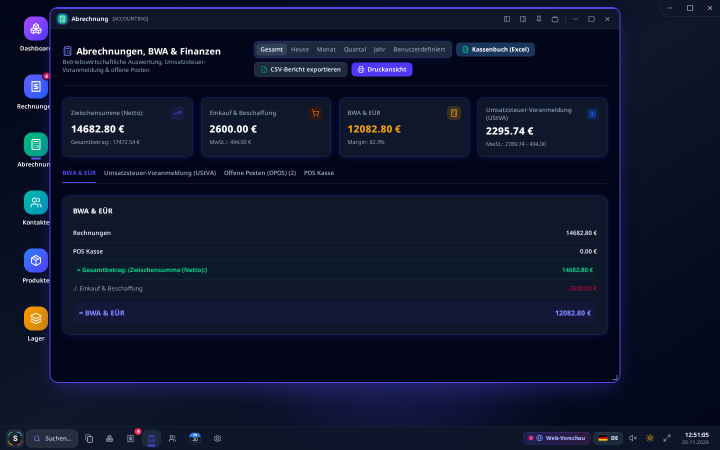
#> input picture docs/parity/ts-accounting-dark-1440.png, 1440 x 900 px, given in place of ts-dashboard-light-1440.png, which was not available (shown at 1/2 size)
$ python parity_diff.py
#> lines starting #> are read from the running program, lines starting #| are printed output that depends on the picture
#!/usr/bin/env python3
"""Score the Rust screenshots against the TypeScript reference at 1440x900.

The score is a normalized pixel-difference score: 100 means identical RGB,
0 means maximally different. SSIM is reported separately because a pixel score
punishes the intentionally different window chrome and the bundled font.
"""
from __future__ import annotations

import csv
import json
from pathlib import Path

import cv2
import numpy as np
from PIL import Image

ROOT = Path(__file__).resolve().parent
VIEWS = ["dashboard", "invoices", "contacts", "settings", "command-palette",
         "products", "pos", "calendar", "accounting", "purchases", "docs"]
THEMES = ["light", "dark"]
WINDOW_BOX = (100, 15, 1240, 765)


def load(path: Path) -> np.ndarray:
    image = Image.open(path).convert("RGB")
    return np.asarray(image, dtype=np.float32)


def ssim(left: np.ndarray, right: np.ndarray) -> float:
    left = cv2.cvtColor(left, cv2.COLOR_RGB2GRAY).astype(np.float64)
    right = cv2.cvtColor(right, cv2.COLOR_RGB2GRAY).astype(np.float64)
    c1, c2 = (0.01 * 255) ** 2, (0.03 * 255) ** 2
    mu_l = cv2.GaussianBlur(left, (11, 11), 1.5)
    mu_r = cv2.GaussianBlur(right, (11, 11), 1.5)
    mu_l2, mu_r2, mu_lr = mu_l * mu_l, mu_r * mu_r, mu_l * mu_r
    sigma_l = cv2.GaussianBlur(left * left, (11, 11), 1.5) - mu_l2
    sigma_r = cv2.GaussianBlur(right * right, (11, 11), 1.5) - mu_r2
    sigma_lr = cv2.GaussianBlur(left * right, (11, 11), 1.5) - mu_lr
    index = ((2 * mu_lr + c1) * (2 * sigma_lr + c2)) / (
        (mu_l2 + mu_r2 + c1) * (sigma_l + sigma_r + c2)
    )
    return float(index.mean())


def score(left: np.ndarray, right: np.ndarray) -> dict[str, float]:
    delta = np.abs(left - right)
    mae = float(delta.mean())
    per_pixel = delta.mean(axis=2)
    return {
        "pixel_score": round(100 * (1 - mae / 255), 2),
        "mae": round(mae, 2),
        "close_pixels": round(float((per_pixel <= 16).mean() * 100), 2),
        "ssim": round(ssim(left, right), 4),
    }


def main() -> None:
    rows = []
    for view in VIEWS:
        for theme in THEMES:
            ts_path = ROOT / f"ts-{view}-{theme}-1440.png"
            rust_path = ROOT / f"rust-{view}-{theme}-1440.png"
            ts, rust = load(ts_path), load(rust_path)
#> in load, image is the input picture: PIL image 1440x900 RGB; mean R, G, B 15.1, 21.8, 45.3
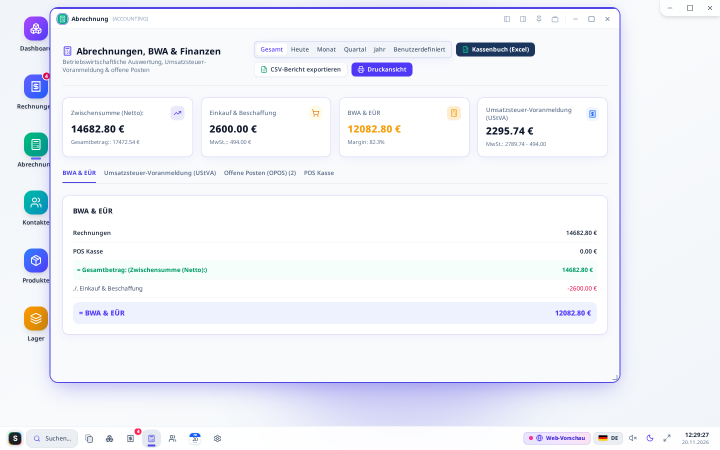
#> input picture docs/parity/ts-accounting-light-1440.png, 1440 x 900 px, given in place of rust-dashboard-light-1440.png, which was not available (shown at 1/2 size)
#> in load, image is the input picture: PIL image 1440x900 RGB; mean R, G, B 239.8, 241.9, 248.5
            if ts.shape != rust.shape:
                raise SystemExit(f"shape mismatch: {ts_path.name} {ts.shape} vs {rust_path.name} {rust.shape}")
            full = score(ts, rust)
#> in score, `delta = np.abs(left - right)`:
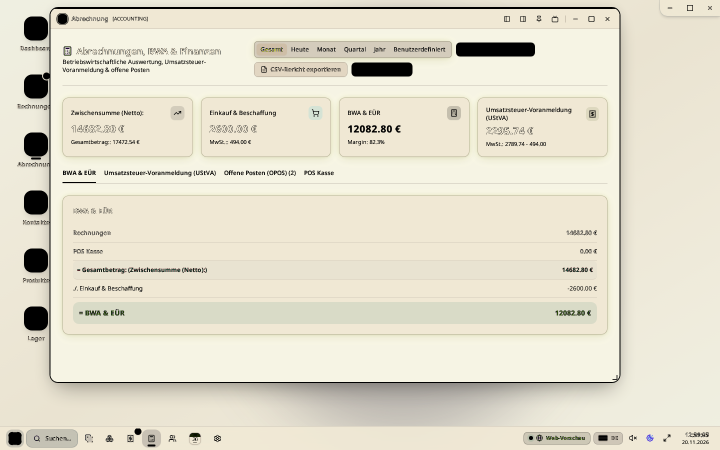
#> delta: shape (900, 1440, 3) float32 (shown at 1/2 size); mean R, G, B 226.9, 220.5, 203.4
#> in score, `mae = float(delta.mean())`: mae = 218
#> in ssim, `index = ((2 * mu_lr + c1) * (2 * sigma_lr + c2)) / ( (mu_l2 + mu_r2 + ..`:
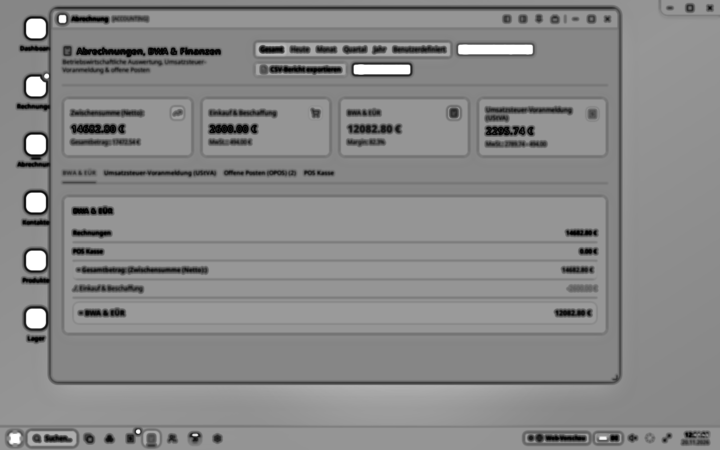
#> index: shape (900, 1440) float64 (shown at 1/2 size); min -0.993, max 1, mean 0.0722; drawn with min black and max white
#> full = {'pixel_score': 14.51, 'mae': 218, 'close_pixels': 2.61, 'ssim': 0.0722}
            left, top, right, bottom = WINDOW_BOX
            window = score(ts[top:bottom, left:right], rust[top:bottom, left:right])
#> in score (call 2), `delta = np.abs(left - right)`:
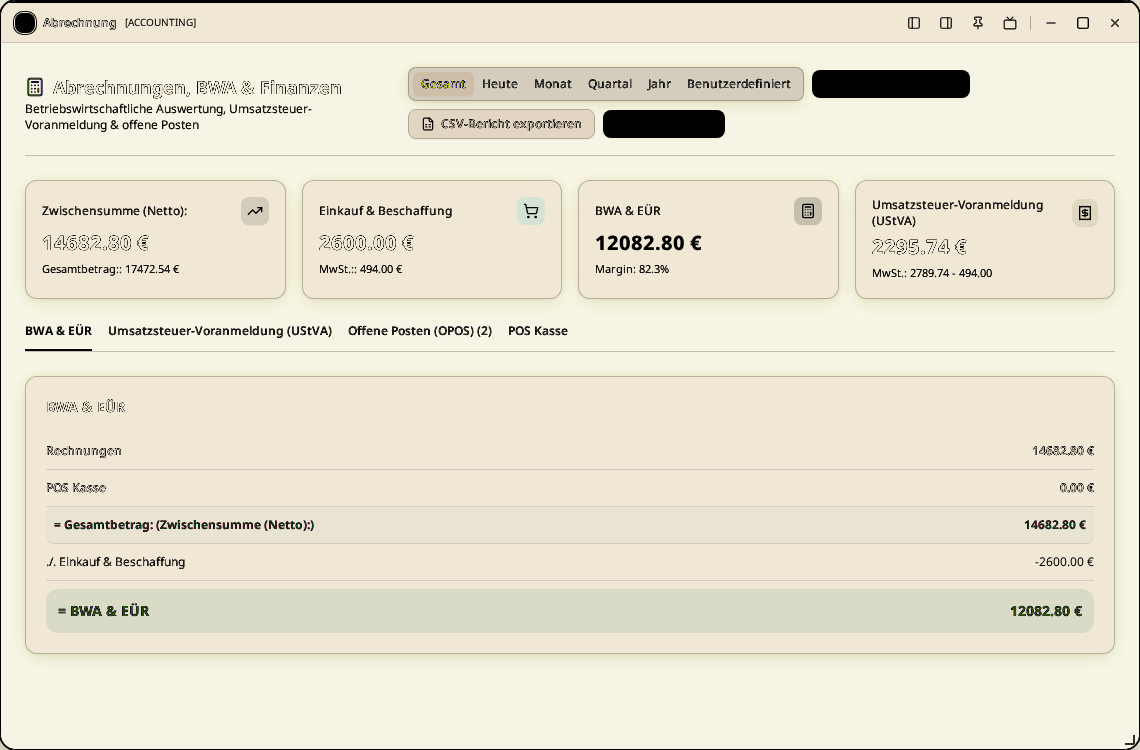
#> delta: shape (750, 1140, 3) float32; mean of channels 0, 1, 2 231.4, 225.5, 206.4; drawn as R, G, B
#> in score (call 2), `mae = float(delta.mean())`: mae = 222.2
#> in ssim (call 2), `mu_l2, mu_r2, mu_lr = mu_l * mu_l, mu_r * mu_r, mu_l * mu_r`:
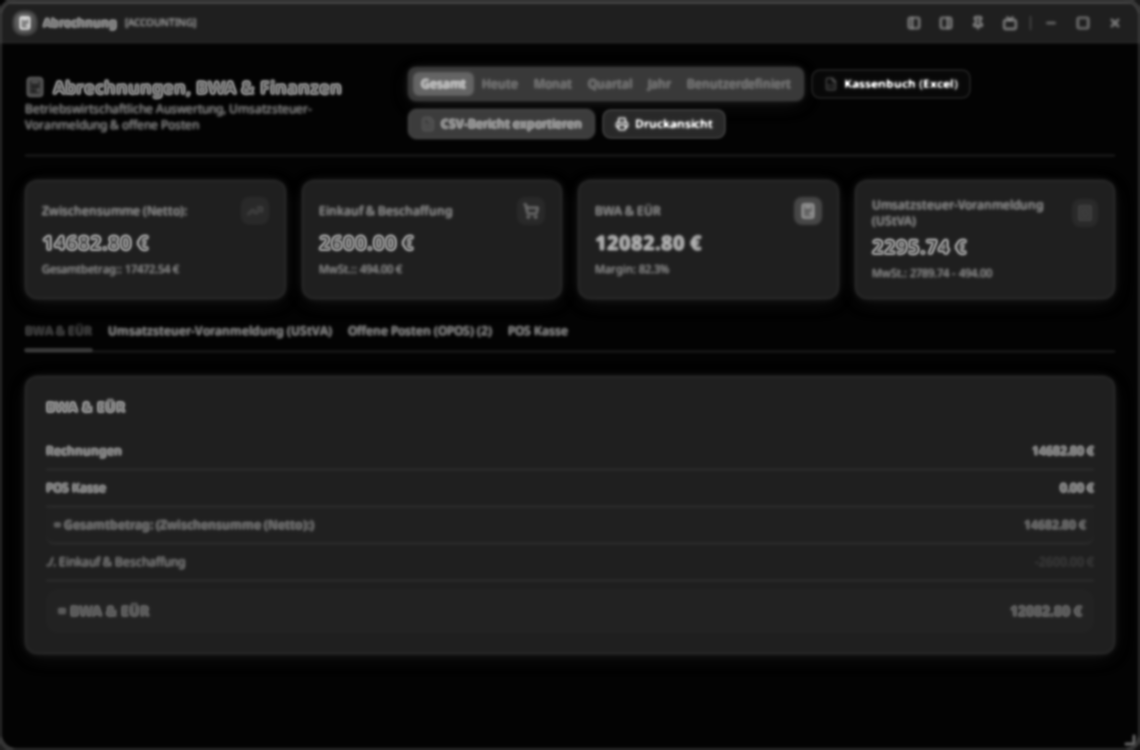
#> mu_lr: shape (750, 1140) float64; min 1262.7, max 38537.9, mean 4984.1; drawn with min black and max white
#> in ssim (call 2), `sigma_r = cv2.GaussianBlur(right * right, (11, 11), 1.5) - mu_r2`:
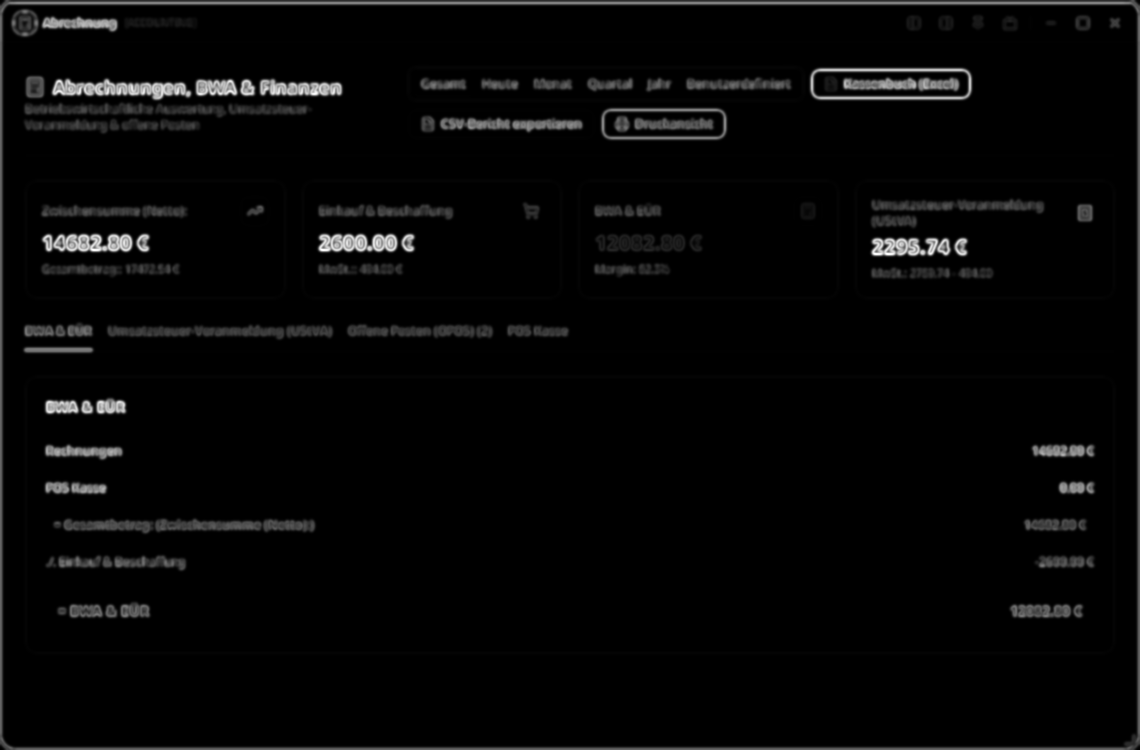
#> sigma_r: shape (750, 1140) float64; min -1.46e-11, max 12416.8, mean 343.6; drawn with min black and max white
#> in ssim (call 2), `index = ((2 * mu_lr + c1) * (2 * sigma_lr + c2)) / ( (mu_l2 + mu_r2 + ..`:
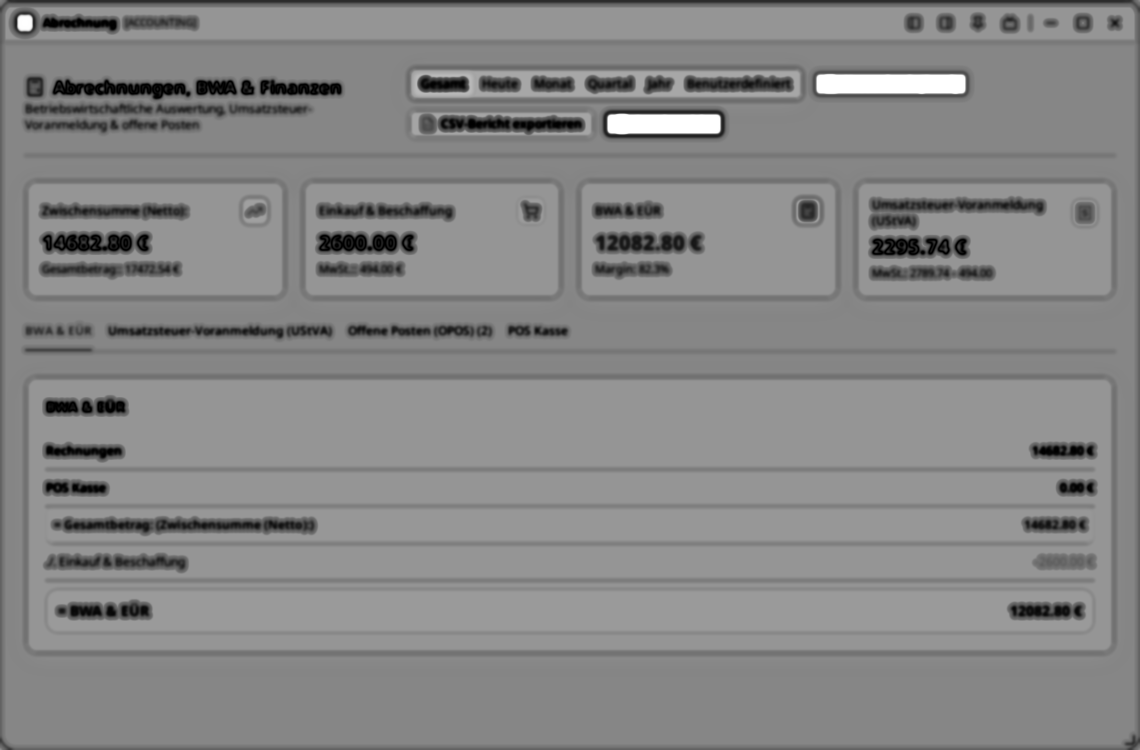
#> index: shape (750, 1140) float64; min -0.993, max 1, mean 0.0553; drawn with min black and max white
#> window = {'pixel_score': 12.88, 'mae': 222.2, 'close_pixels': 1.92, 'ssim': 0.0553}
            rows.append({
                "view": view,
                "theme": theme,
                "full_pixel_score": full["pixel_score"],
                "full_mae": full["mae"],
                "full_close_pixels_pct": full["close_pixels"],
                "full_ssim": full["ssim"],
                "window_pixel_score": window["pixel_score"],
                "window_mae": window["mae"],
                "window_close_pixels_pct": window["close_pixels"],
                "window_ssim": window["ssim"],
            })

    (ROOT / "diff.json").write_text(json.dumps(rows, indent=2) + "\n")
    with (ROOT / "diff.csv").open("w", newline="") as handle:
        writer = csv.DictWriter(handle, fieldnames=list(rows[0]))
        writer.writeheader()
        writer.writerows(rows)

    print(f"{'view':16} {'theme':5} {'full':>7} {'window':>7} {'SSIM':>6} {'close%':>7}")
    for row in rows:
        print(
            f"{row['view']:16} {row['theme']:5} "
            f"{row['full_pixel_score']:7.2f} {row['window_pixel_score']:7.2f} "
            f"{row['window_ssim']:6.4f} {row['window_close_pixels_pct']:7.2f}"
        )


if __name__ == "__main__":
#> (the run stopped early here; a loop or call above may not have finished)
